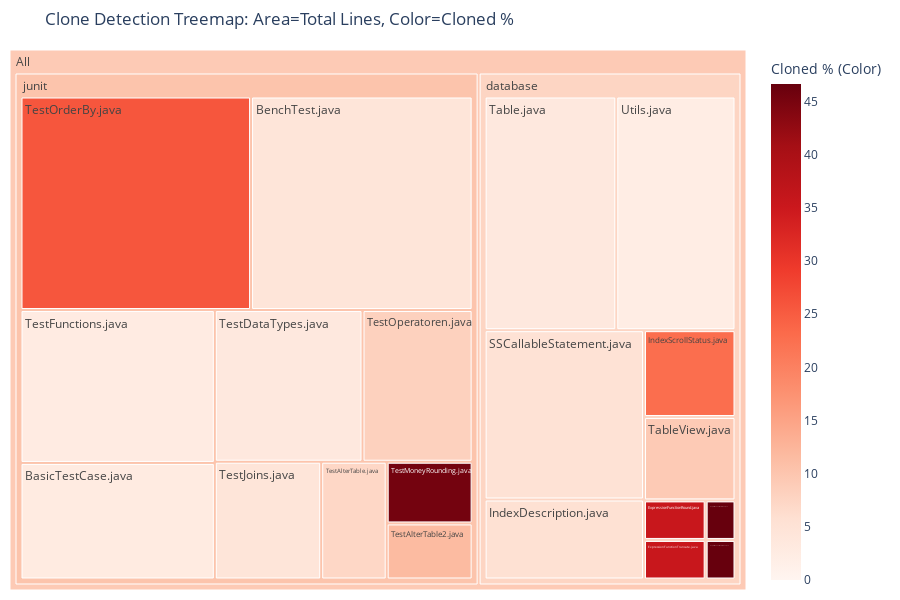

Write notebook code for a chart like this one.
### Markdown cell above
## Tree map

### Code cell
import pandas as pd
import re
import plotly.express as px

# Regex functions
def extract_filename(entry):
    """Extracts the filename and its directory path."""
    match = re.search(r'(.+?\.java)\|', entry)

    if not match:
        print("Something went wrong")
        return None
    
    full_path = match.group(1)
    parts = full_path.split("/")
    filename = parts[-1]
    directory = "/".join(parts[parts.index('smallsql'):-1])
    return filename, directory

def extract_line_numbers(entry):
    """Extracts the start and end line numbers of the clone fragment."""
    # Find start and end line using regex
    line_match = re.search(r'<(\d+),\d+>,<(\d+),\d+>', entry)

    if not line_match:
        return 0
    
    start_line = int(line_match.group(1))
    end_line = int(line_match.group(2))

    return end_line - start_line + 1

def extract_total_lines(data, filename) -> int:
    """"""
    lpf_dict = data["lines_per_file"]
    lines_of_file = [lines_per_file[1] for lines_per_file in lpf_dict.items() if extract_filename(lines_per_file[0])[0] == filename]
    if len(lines_of_file) != 1:
        print("Something went wrong in extract_total_lines")
    return lines_of_file[0]

# Create Treemap

file_metrics = {}
all_cloned_lines = 0

for cc_id, fragments in data["example_clone_classes"].items():
    for fragment in fragments:
        filename, directory = extract_filename(fragment)
        line_length = extract_line_numbers(fragment)
        total_file_length = extract_total_lines(data, filename)
        
        if filename not in file_metrics:
            file_metrics[filename] = {
                'directory': directory,
                'total_lines': total_file_length,
                'cloned_lines': 0, # will be updated later
                'cloned_line_fragments': set(), # will be updated later
                'filename': filename
            }

        file_metrics[filename]['cloned_lines'] += line_length
        all_cloned_lines += line_length
        

        # size_match = re.search(r'\|\((\d+),(\d+),', fragment)
        # if not size_match:
        #     print("Something went wrong with size")
        #     continue

# Convert metrics dictionary to a DataFrame
df_list = []
for metrics in file_metrics.values():

    if metrics['total_lines'] == 0:
        print("Something went wrong")
        continue
    
    cloned_percentage = (metrics['cloned_lines'] / metrics['total_lines']) * 100
    
    # Store data for Treemap
    df_list.append({
        'Path': f"smallsql/{metrics['directory']}/{metrics['filename']}",
        'Module': metrics['directory'].split('/')[1] if '/' in metrics['directory'] else metrics['directory'],
        'File': metrics['filename'],
        'Total Lines (Area)': metrics['total_lines'],
        'Cloned Lines': metrics['cloned_lines'],
        'Cloned % (Color)': cloned_percentage
    })

df = pd.DataFrame(df_list)

fig = px.treemap(
    df,
    path=[px.Constant("All"), 'Module', 'File'], # Hierarchy: Root -> Module -> File
    values='Total Lines (Area)',
    color='Cloned % (Color)',
    color_continuous_scale='Reds', # Use a heat map scale (low clone % = light, high clone % = dark red)
    range_color=[0, df['Cloned % (Color)'].max()],
    title='Clone Detection Treemap: Area=Total Lines, Color=Cloned % ',
    hover_data={'Total Lines (Area)': True, 'Cloned Lines': True, 'Cloned % (Color)': ':.2f'},
    height=600
)

fig.update_layout(
    margin=dict(t=50, l=10, r=10, b=10),
)

# Display a note about the interactive nature
print("This is an interactive Treemap visualization. Hover over any rectangle to see the metrics, and double-click to zoom in/out of directories.")

# Display the figure
fig.show()

### Figure 1 — Plotly figure (JSON) as saved in the notebook; plotly's stock layout.template omitted (floating-point values rounded to 4 significant figures)
{"data": [{"branchvalues": "total", "customdata": [[282, 8, 2.837], [589, 26, 4.414], [15, 7, 46.67], [15, 7, 46.67], [31, 11, 35.48], [31, 11, 35.48], [162, 9, 5.556], [101, 23, 22.77], [343, 18, 5.248], [391, 14, 3.581], [97, 9, 9.278], [96, 7, 7.292], [60, 7, 11.67], [279, 10, 3.584], [370, 10, 2.703], [156, 7, 4.487], [66, 30, 45.45], [208, 17, 8.173], [613, 158, 25.77], [354, 8, 2.26], [1540, "(?)", 7.597], [2719, "(?)", 10.3], [4259, "(?)", 9.321]], "domain": {"x": [0, 1], "y": [0, 1]}, "hovertemplate": "labels=%{label}<br>Total Lines (Area)=%{customdata[0]}<br>parent=%{parent}<br>id=%{id}<br>Cloned Lines=%{customdata[1]}<br>Cloned % (Color)=%{color:.2f}<extra></extra>", "ids": ["All/junit/BasicTestCase.java", "All/junit/BenchTest.java", "All/database/ExpressionFunctionBitLen.java", "All/database/ExpressionFunctionOctetLen.java", "All/database/ExpressionFunctionRound.java", "All/database/ExpressionFunctionTruncate.java", "All/database/IndexDescription.java", "All/database/IndexScrollStatus.java", "All/database/SSCallableStatement.java", "All/database/Table.java", "All/database/TableView.java", "All/junit/TestAlterTable.java", "All/junit/TestAlterTable2.java", "All/junit/TestDataTypes.java", "All/junit/TestFunctions.java", "All/junit/TestJoins.java", "All/junit/TestMoneyRounding.java", "All/junit/TestOperatoren.java", "All/junit/TestOrderBy.java", "All/database/Utils.java", "All/database", "All/junit", "All"], "labels": ["BasicTestCase.java", "BenchTest.java", "ExpressionFunctionBitLen.java", "ExpressionFunctionOctetLen.java", "ExpressionFunctionRound.java", "ExpressionFunctionTruncate.java", "IndexDescription.java", "IndexScrollStatus.java", "SSCallableStatement.java", "Table.java", "TableView.java", "TestAlterTable.java", "TestAlterTable2.java", "TestDataTypes.java", "TestFunctions.java", "TestJoins.java", "TestMoneyRounding.java", "TestOperatoren.java", "TestOrderBy.java", "Utils.java", "database", "junit", "All"], "marker": {"coloraxis": "coloraxis", "colors": [2.837, 4.414, 46.67, 46.67, 35.48, 35.48, 5.556, 22.77, 5.248, 3.581, 9.278, 7.292, 11.67, 3.584, 2.703, 4.487, 45.45, 8.173, 25.77, 2.26, 7.597, 10.3, 9.321]}, "name": "", "parents": ["All/junit", "All/junit", "All/database", "All/database", "All/database", "All/database", "All/database", "All/database", "All/database", "All/database", "All/database", "All/junit", "All/junit", "All/junit", "All/junit", "All/junit", "All/junit", "All/junit", "All/junit", "All/database", "All", "All", ""], "type": "treemap", "values": [282, 589, 15, 15, 31, 31, 162, 101, 343, 391, 97, 96, 60, 279, 370, 156, 66, 208, 613, 354, 1540, 2719, 4259]}], "layout": {"coloraxis": {"cmax": 46.67, "cmin": 0, "colorbar": {"title": {"text": "Cloned % (Color)"}}, "colorscale": [[0, "rgb(255,245,240)"], [0.125, "rgb(254,224,210)"], [0.25, "rgb(252,187,161)"], [0.375, "rgb(252,146,114)"], [0.5, "rgb(251,106,74)"], [0.625, "rgb(239,59,44)"], [0.75, "rgb(203,24,29)"], [0.875, "rgb(165,15,21)"], [1, "rgb(103,0,13)"]]}, "height": 600, "legend": {"tracegroupgap": 0}, "margin": {"b": 10, "l": 10, "r": 10, "t": 50}, "title": {"text": "Clone Detection Treemap: Area=Total Lines, Color=Cloned % "}}}
